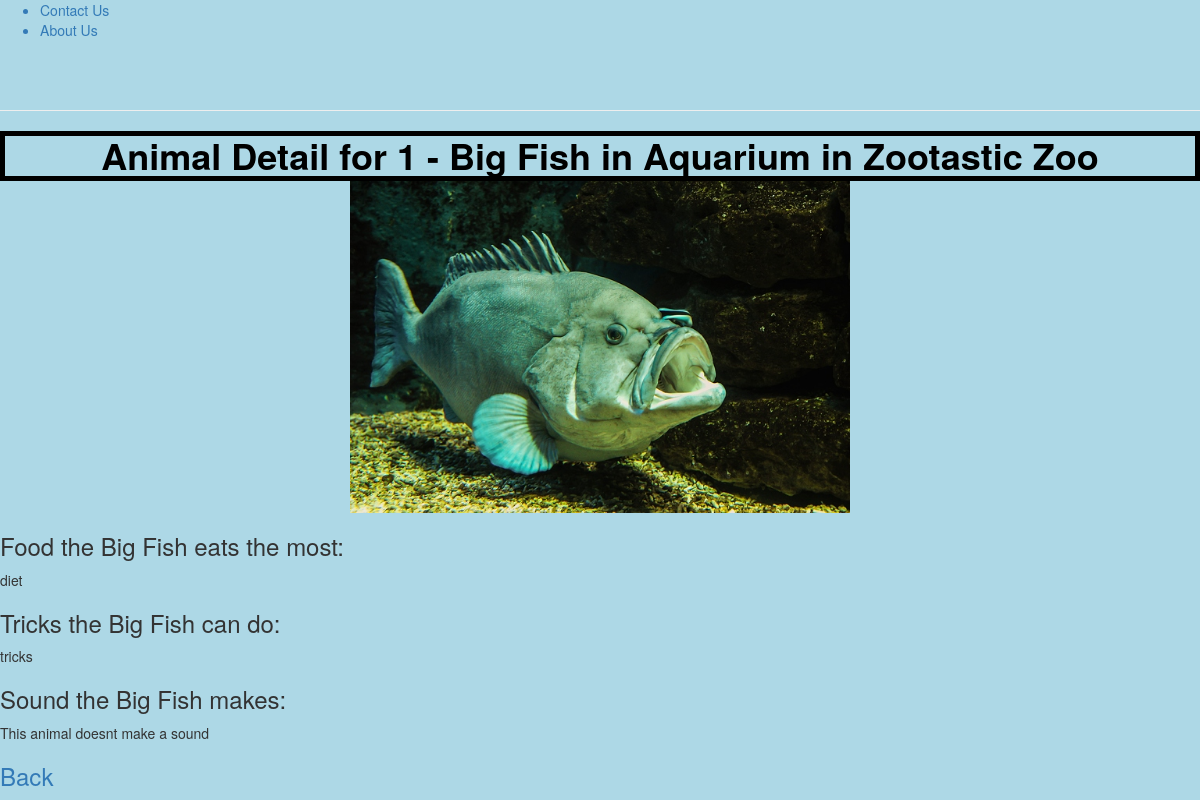
The app's page /zoo/animal/1, older data.
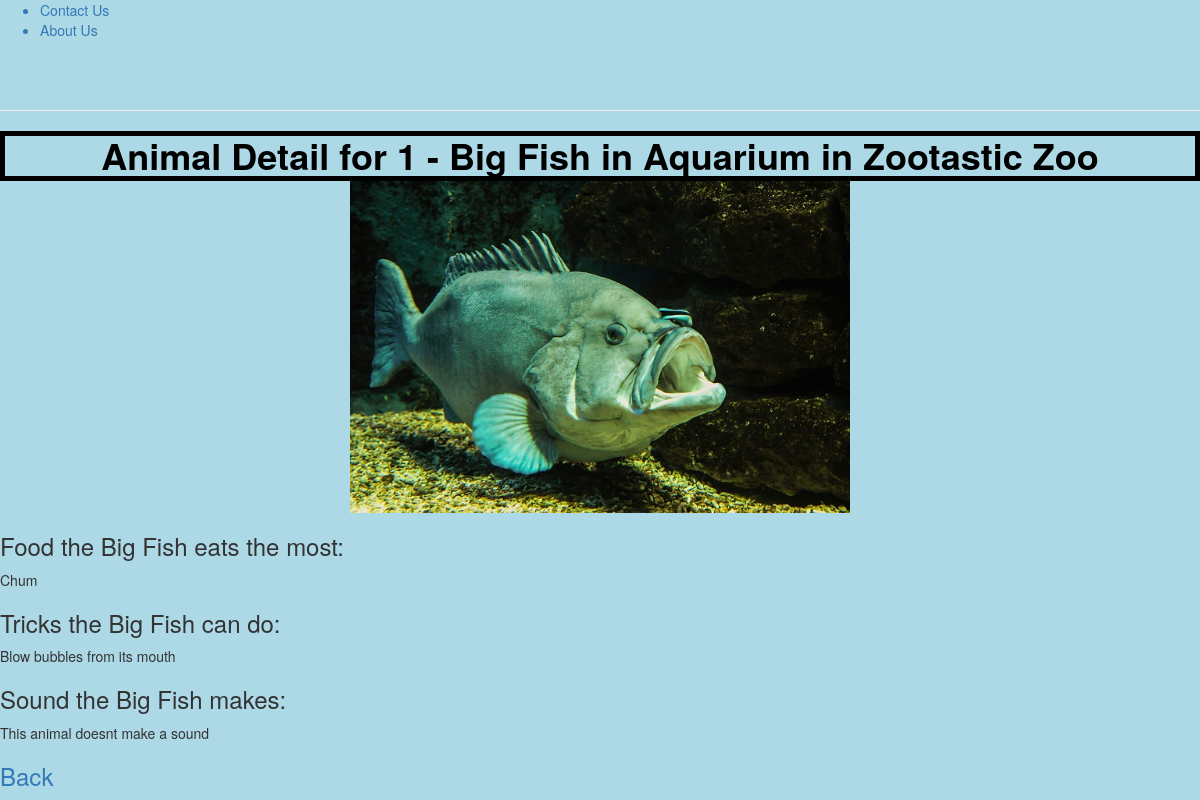
The same page, newer data.
### zoo/models.py (models this page shows, shortened)
class Animal(models.Model):
	name = models.CharField(max_length=200, help_text="Enter Animal Name")
	imageFileName = models.CharField(max_length=200, help_text="Enter logo file name", null=True)
	exhibit = models.ForeignKey('Exhibit', on_delete=models.SET_NULL, null=True)
	soundFileName = models.CharField(max_length=200, help_text="Enter sound file name", null=True, blank=True)
	tricksDescription = models.TextField(max_length=1000, help_text='Enter a description of the tricks')
	dietDescription = models.TextField(max_length=1000, help_text='Enter a description of the diet')

class Exhibit(models.Model):
	name = models.CharField(max_length=200, help_text="Enter Exhbit Name")
	zoo = models.ForeignKey('Zoo', on_delete=models.SET_NULL, null=True)
	def get_absolute_url(self):
		return reverse('exhibitDetail', args=[str(self.id)])

class Zoo(models.Model):
	name = models.CharField(max_length=200, help_text="Enter Zoo Name")
	logoFileName = models.CharField(max_length=200, help_text="Enter logo file name", null=True)

### zoo/views.py (the view)
# urls.py: path('animal/<int:pk>', views.AnimalDetailView.as_view(), name='animalDetail'),
class AnimalDetailView(generic.DetailView):
    model = Animal

### zoo/templates/zoo/animal_detail.html
{% extends "base_generic.html" %}
{% block content %}
<h1>Animal Detail for {{ animal.id }} - {{ animal.name }} in
  {{ animal.exhibit.name }} in {{ animal.exhibit.zoo.name }}</h1>
{% load static %}
<img class="photo" src="{% static animal.imageFileName %}">
<h3>Food the {{ animal.name }} eats the most:</h3>
{{ animal.dietDescription}}
<h3>Tricks the {{animal.name }} can do:</h3>
{{ animal.tricksDescription}}
<h3>Sound the {{animal.name }} makes:</h3>
{% if animal.soundFileName %}
	<audio controls>
		<source src="{% static animal.soundFileName %}" type="audio/mpeg">
	</audio>
{% else %}
	<p>This animal doesnt make a sound</p>
{% endif %}
<h3><a class="Back" href="{{ animal.exhibit.get_absolute_url }}">Back</a></h3>
{% endblock %}

Row changes from the older to the newer data that the page shows:
changed Animal "Big Fish": dietDescription "diet" → "Chum"; tricksDescription "tricks" → "Blow bubbles from its mouth"
